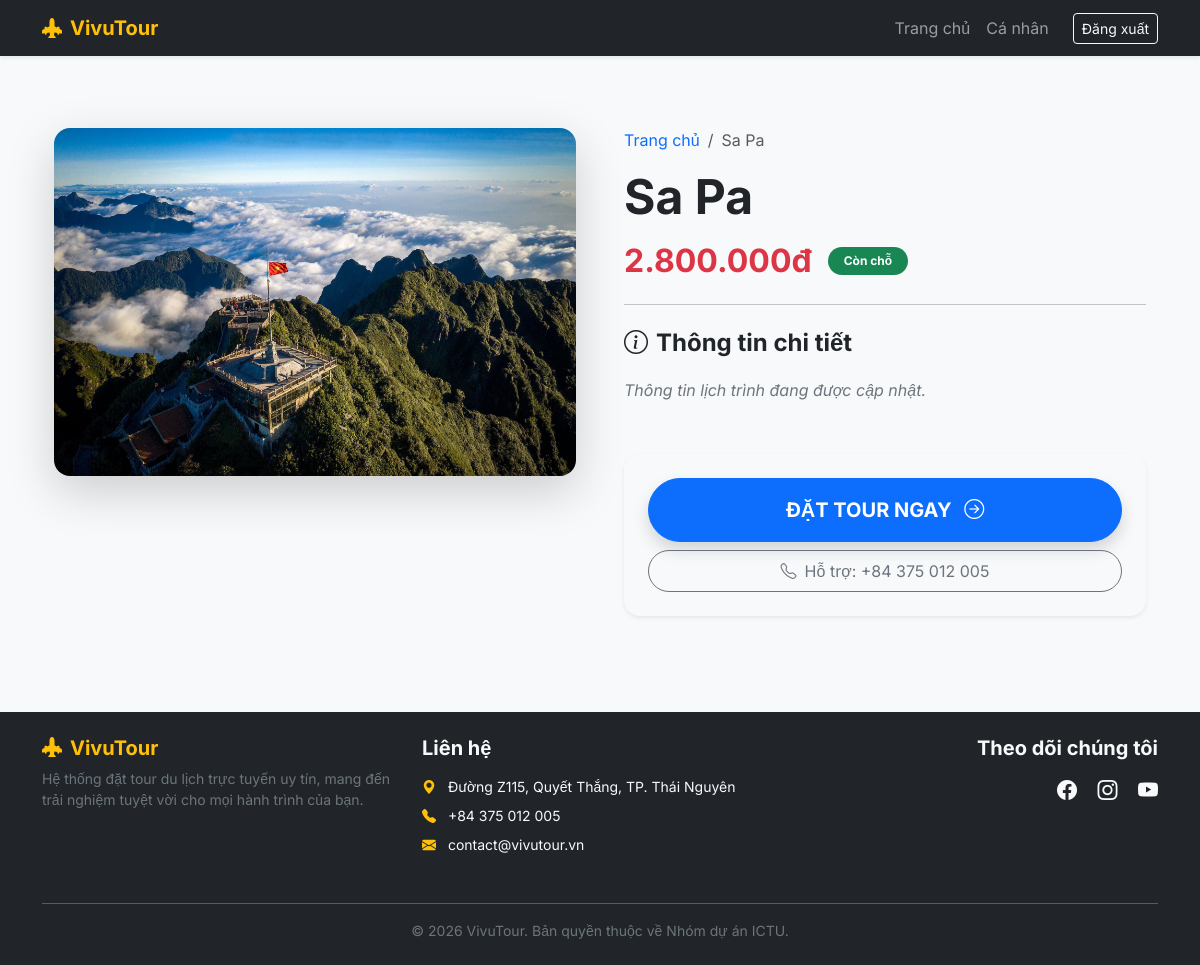
The page /tour/4 (signed in) on the database its author committed.
### app.py (models this page shows)
class Tour(db.Model):
    id = db.Column(db.Integer, primary_key=True)
    name = db.Column(db.String(100), nullable=False)
    price = db.Column(db.String(50), nullable=False)
    image = db.Column(db.String(100), nullable=False)
    description = db.Column(db.Text)  # Cột này sẽ chứa nội dung chi tiết

### app.py (the view)
@app.route('/tour/<int:tour_id>')
def tour_detail(tour_id):
    tour = Tour.query.get_or_404(tour_id)
    return render_template('tour_detail.html', tour=tour)

### app.py (called while the page is built)
@login_manager.user_loader
def load_user(user_id):
    return User.query.get(int(user_id))

### templates/tour_detail.html
{% extends "base.html" %}
{% block content %}
<div class="container py-5">
    <div class="row g-5">
        <div class="col-md-6">
            <div class="sticky-top" style="top: 20px;">
                <img src="{{ url_for('static', filename='images/' + tour.image) }}"
                     class="img-fluid rounded-4 shadow-lg w-100"
                     alt="{{ tour.name }}"
                     style="max-height: 500px; object-fit: cover;"
                     onerror="this.src='https://via.placeholder.com/600x400?text=VivuTour'">
            </div>
        </div>
        <div class="col-md-6">
            <nav aria-label="breadcrumb">
                <ol class="breadcrumb">
                    <li class="breadcrumb-item"><a href="{{ url_for('index') }}" class="text-decoration-none">Trang chủ</a></li>
                    <li class="breadcrumb-item active text-truncate" aria-current="page">{{ tour.name }}</li>
                </ol>
            </nav>
            <h1 class="fw-bold text-dark display-5 mb-3">{{ tour.name }}</h1>
            <div class="d-flex align-items-center mb-4">
                <h2 class="text-danger fw-bold mb-0 me-3">{{ tour.price }}</h2>
                <span class="badge bg-success rounded-pill px-3 py-2">Còn chỗ</span>
            </div>
            <hr class="my-4">
            <div class="tour-description mb-5">
                <h4 class="fw-bold mb-3"><i class="bi bi-info-circle me-2"></i>Thông tin chi tiết</h4>
                <div class="text-muted lh-lg">
                    {% if tour.description %}
                        {{ tour.description | safe }}
                    {% else %}
                        <p class="fst-italic text-secondary">Thông tin lịch trình đang được cập nhật.</p>
                    {% endif %}
                </div>
            </div>
            <div class="card border-0 bg-light rounded-4 p-4 shadow-sm">
                <div class="d-grid gap-2">
                    <a href="{{ url_for('booking', tour_id=tour.id) }}" class="btn btn-primary btn-lg py-3 fw-bold rounded-pill shadow">
                        ĐẶT TOUR NGAY <i class="bi bi-arrow-right-circle ms-2"></i>
                    </a>
                    <button class="btn btn-outline-secondary py-2 rounded-pill small">
                        <i class="bi bi-telephone me-2"></i>Hỗ trợ: +84 375 012 005
                    </button>
                </div>
            </div>
        </div>
    </div>
</div>
{% endblock %}

### templates/base.html (style rules this page uses)
body { font-family: 'Inter', sans-serif; background-color: #f8f9fa; }

### rows shown on the page
Tour: image (picture), name "Sa Pa", price "2.800.000đ"
